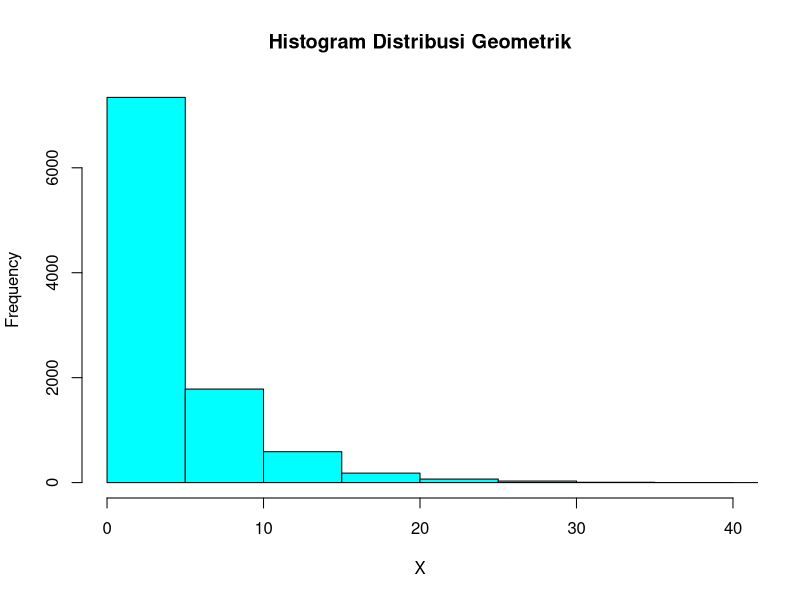
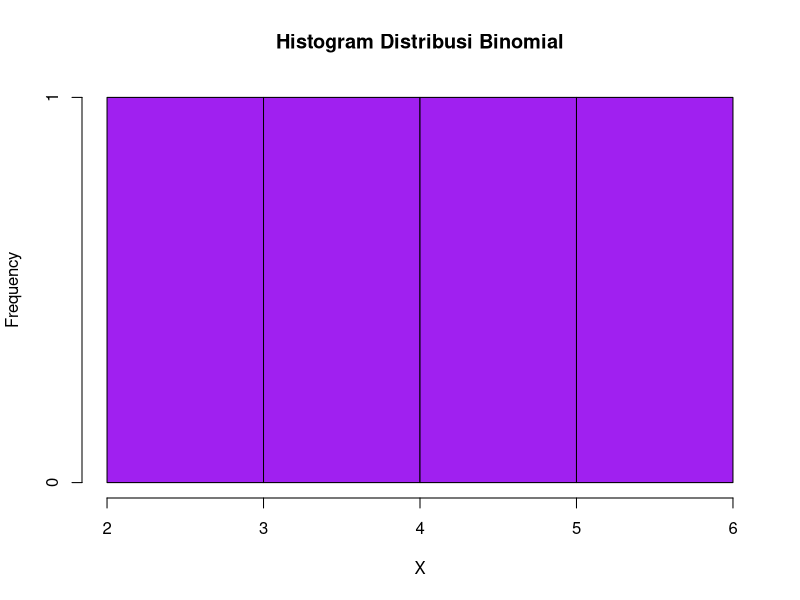
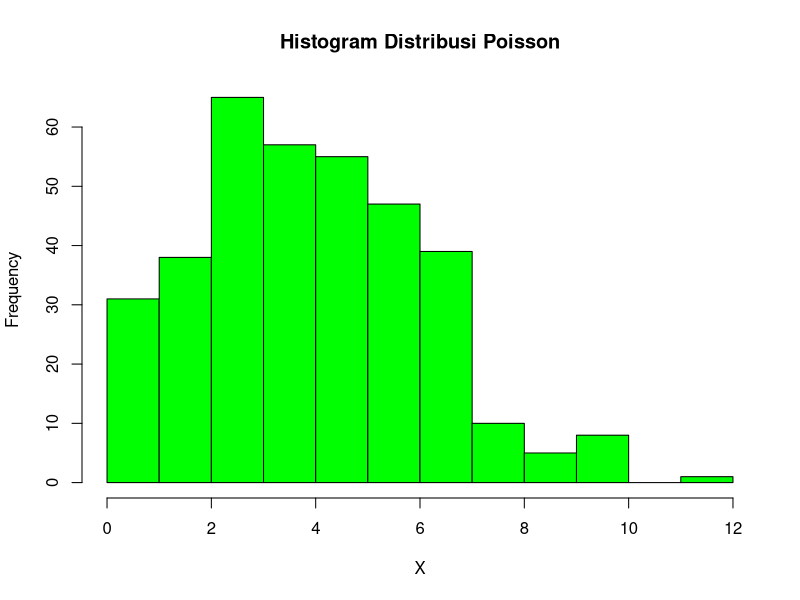
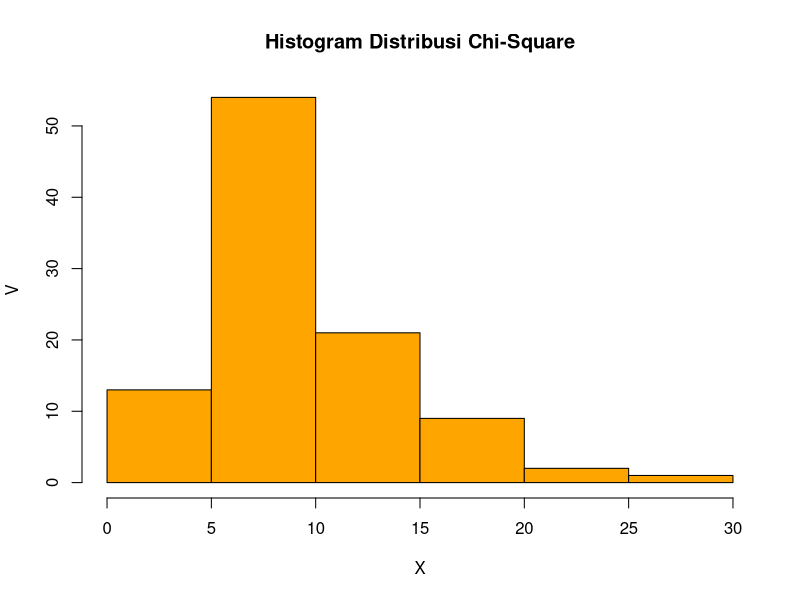
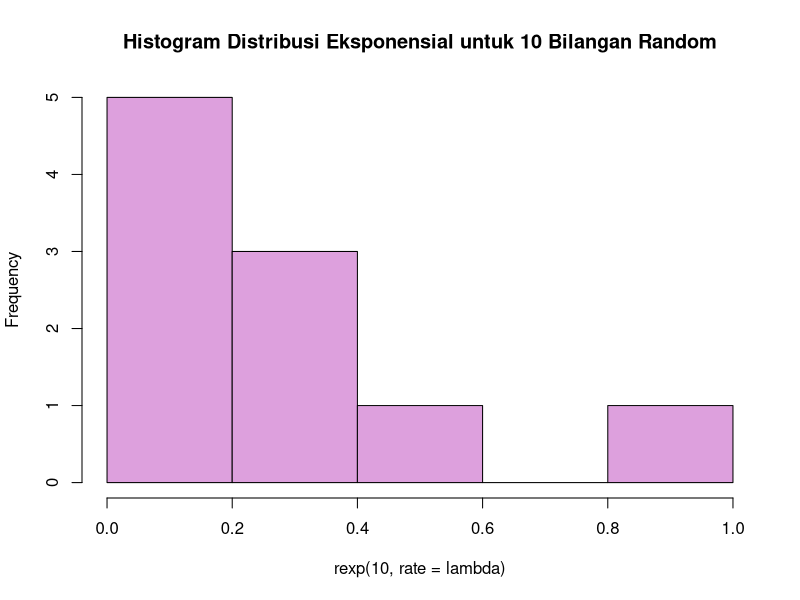
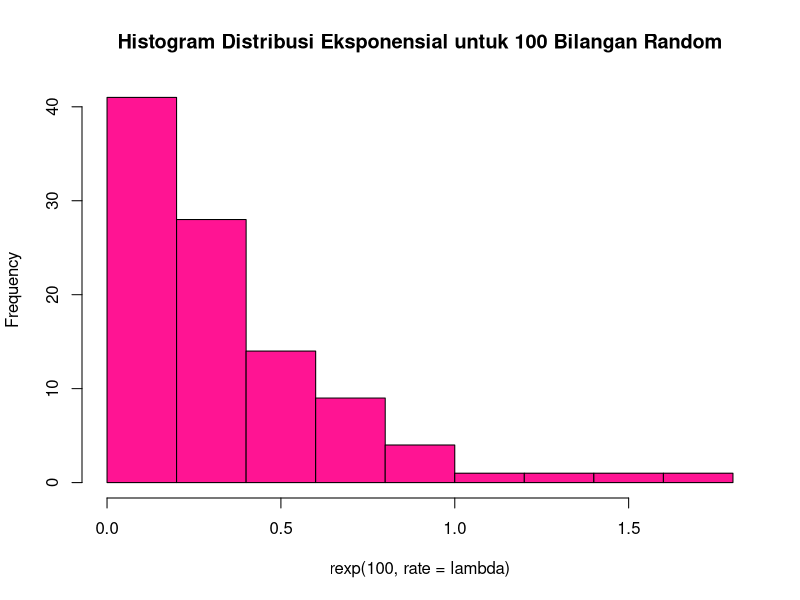
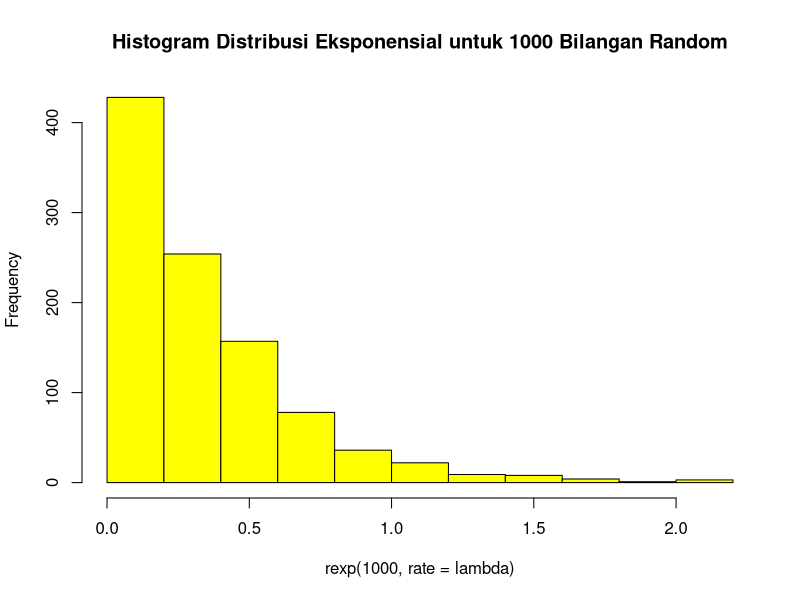
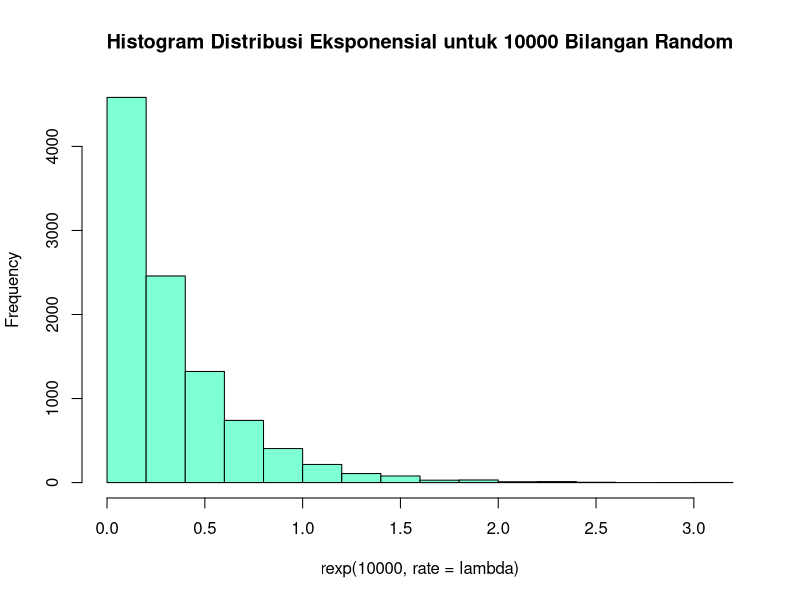

Reproduce these figures in R, in order.
#NO.1
p = 0.2
x = 3

#A
peluang = dgeom(x,p)
peluang

#B
n = 10000
mean(rgeom(n,p) == 3)

#C
#ada di readme github

#D
set.seed(0)
hist(rgeom(n, p),
     main = "Histogram Distribusi Geometrik",
     xlim = c(0,40),
     xlab = "X",
     col  = "cyan"
)

#E
mean = 1/p
mean
varian = (1-p)/p^2
varian


#NO.2
n = 20
p = 0.2
x = 4

#A
peluang = dbinom(x, n, p)
peluang

#B
hist(rbinom(x, n, p), 
     main = "Histogram Distribusi Binomial",
     xlab = "X",
     col  = "purple"
)

#C
mean = n*p
varian = n*p*(1-p)
mean
varian


#NO.3
lambda = 4.5
x = 6

#A
peluang = dpois(x, lambda)
peluang

#B
n = 356
hist(rpois(n, lambda), 
     main = "Histogram Distribusi Poisson",
     xlab = "X",
     col  = "green"
)

#C
#ada di readme github

#D
mean = varian = lambda
mean
varian


#NO.4
x = 2
v = 10

#A
peluang = dchisq(x, 10)
peluang

#B
n = 100
hist(rchisq(n, v), 
     main = "Histogram Distribusi Chi-Square",
     xlab = "X", 
     ylab = "V", 
     col  = "orange"
)

#C
mean = v
varian = 2*v
mean
varian 


#NO.5
lambda = 3

#A
set.seed(1)
peluang = rexp(1, rate = lambda)
peluang

#B
set.seed(1)
hist(rexp(10, rate = lambda), 
     main = "Histogram Distribusi Eksponensial untuk 10 Bilangan Random",
     col  = "plum"
)
hist(rexp(100, rate = lambda), 
     main = "Histogram Distribusi Eksponensial untuk 100 Bilangan Random",
     col  = "deeppink"
)
hist(rexp(1000, rate = lambda), 
     main = "Histogram Distribusi Eksponensial untuk 1000 Bilangan Random",
     col  = "yellow"
)
hist(rexp(10000, rate = lambda), 
     main = "Histogram Distribusi Eksponensial untuk 10000 Bilangan Random",
     col  = "aquamarine"
)

#C
n = 100
set.seed(1)
mean = mean(rexp(n, rate = lambda))
varian = (sd(rexp(n, rate = lambda))) ^ 2
mean
varian


#NO.6
n = 100
mean = 50
sd = 8

#A
#data = c(1,2,4,2,6,3,10,11,5,3,6,8)
data = rnorm(n,mean,sd)
rata_rata = mean(data)
x1 = floor(mean(data))
x2 = ceiling(mean(data))

Z_scores = (data - mean(data) / sd(data))

plot(Z_scores, type = "o", col = "blueviolet")

#B
hist(data,
     breaks = 50,
     main   = "5025211121_Frederick Yonatan Susanto_Probstat_A_DNhistogram",
     col    = "brown"
)

#C
varian = (sd(data)) ^ 2
varian